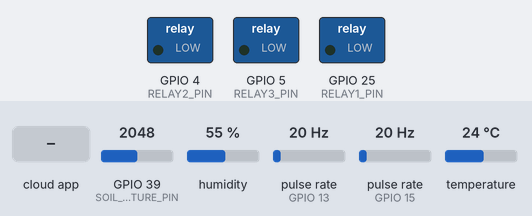
This sketch was run on a simulated ESP32. On the bench: switched loads named in the sketch (green lamp = pin HIGH). Wiring (inferred from the names in the program): 2 × pulse sensor: data GPIO 13 / data GPIO 15. The test bench sets the inputs (shaded band); at power-on: GPIO 39 (SOIL_MOISTURE_PIN) = 2048, humidity 55 %, pulse rate (sensors on GPIO 13, GPIO 15) 20 Hz, temperature 24 °C. WiFi joins after 1.5 s; servers stay silent unless stated; the Firebase database answers and starts empty; what the sketch prints to the serial monitor is not drawn.

Above: at 2.7 s.
2.8 s: the phone or cloud app sets RelayState1 to 1
At 4.2 s:
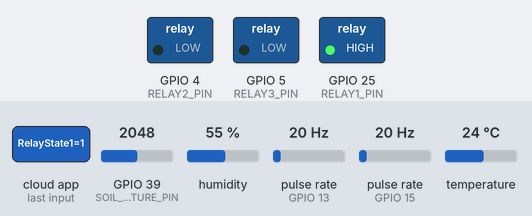
4.5 s: the phone or cloud app sets RelayState2 to 1
At 6.9 s:
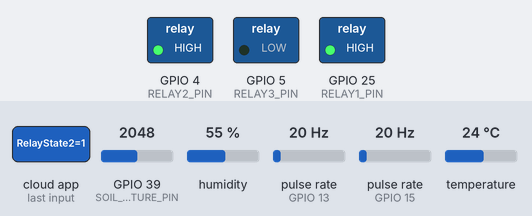
7.6 s: the phone or cloud app sets RelayState3 to 1
At 9.5 s:
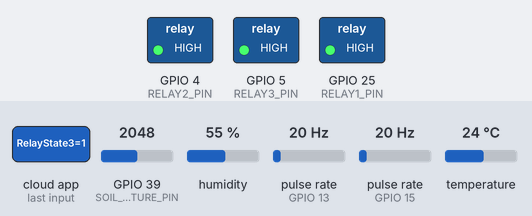
10.6 s: the phone or cloud app sets RelayState1 to 0
At 12.3 s:
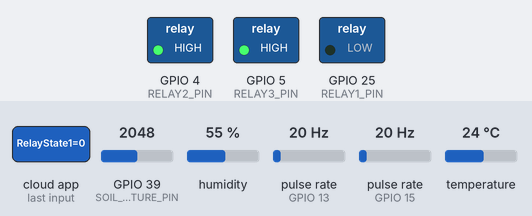
13.2 s: the phone or cloud app sets RelayState2 to 0
At 16.0 s:
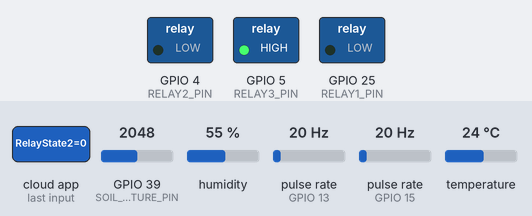
16.3 s: the phone or cloud app sets RelayState1 to 1
At 18.5 s:
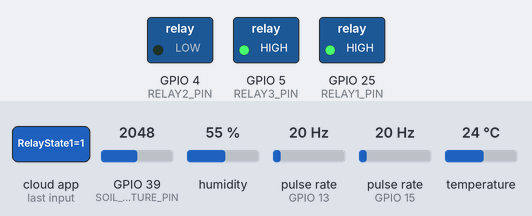
Timing chart, 0 to 20.0 s (numbered marks = the images above; inputs shaded):
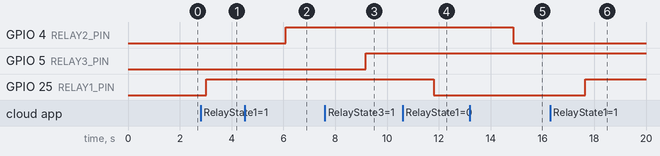

The sketch:

smartfarm.ino
```cpp
#include <Wire.h>
#include <WiFi.h>
#include <HTTPClient.h>
#include <ArduinoJson.h>
#include "DHT.h"
#include "FirebaseESP32.h"
#include "SimpleKalmanFilter.h"
#include <HCSR04.h>

// -----------------------
// CHUỖI HẰNG & PROGMEM
// -----------------------
const char wifiSSID[]        PROGMEM = "--";
const char wifiPassword[]    PROGMEM = "--";
const char firebaseHostStr[] PROGMEM = "--";
const char firebaseAuthStr[] PROGMEM = "--";
const char Web_App_URL[]     PROGMEM = "--";  // Thay YOUR_SCRIPT_ID bằng ID của bạn

// Bộ đệm để copy chuỗi từ PROGMEM
char ssidBuffer[32];
char passwordBuffer[32];
char firebaseHostBuffer[128];
char firebaseAuthBuffer[64];
char webAppBuffer[128];

// -----------------------
// KHỞI TẠO CÁC CẢM BIẾN
// -----------------------

// Cảm biến DHT11
#define DHT11_PIN 26
#define DHTTYPE DHT11
DHT dht(DHT11_PIN, DHTTYPE);

// Cảm biến độ ẩm đất (analog)
#define SOIL_MOISTURE_PIN 39

// Các chân điều khiển relay
#define RELAY1_PIN 25
#define RELAY2_PIN 4
#define RELAY3_PIN 5

// Cảm biến khoảng cách SRF04
#define SRF04_TRIG_PIN 19
#define SRF04_ECHO_PIN 18
HCSR04 ultrasonicSensor(SRF04_TRIG_PIN, SRF04_ECHO_PIN, 0, 400);
SimpleKalmanFilter srf04Filter(2, 2, 0.1);

// Cảm biến gió
#define WIND_SENSOR_PIN 15
#define PI 3.14
volatile int windCountPulse = 0;
uint32_t windMillis = 0, windCalcTime = 0;
float D_Anemometer = 0.205;          // Đường kính 205mm
float C_Anemometer = PI * 0.205;
float windSpeed = 0, windSpeedMax = 0;
volatile bool windTrig = false;

// Cảm biến mưa
#define RAIN_SENSOR_PIN 13
#define RAIN_AMOUNT_PER_PULSE 6     // ml mỗi xung
#define RAIN_FUNNEL_AREA 9498       // mm²
#define RAIN_SAMPLE_TIME 1          // phút
volatile int rainCountPulse = 0;
float onePulseValue = ((1000000.0 / RAIN_FUNNEL_AREA) * RAIN_AMOUNT_PER_PULSE) / 1000.0;
uint32_t rainMillis = 0, rainCalcTime = 0;
float rainValue = 0, rainValueMax = 0;
volatile bool rainTrig = false;

// Các biến cho cảm biến khoảng cách
int srf04Distance = 0, waterLevel = 0;
bool sensorOutOfRange = false, waterWarning = false;
const int installHeight = 100;      // chiều cao lắp đặt sensor (cm)
const int warningThreshold = 20;    // ngưỡng cảnh báo (cm)
int tempInstallHeight = 0, tempWarningThreshold = 0;

// -----------------------
// CẤU HÌNH FIREBASE
// -----------------------
FirebaseData fbdo;
FirebaseAuth auth;
FirebaseConfig config;

// Thời gian cập nhật Firebase (500ms)
unsigned long lastFirebaseUpdate = 0;
const unsigned long firebaseUpdateInterval = 500;  // ms

// Thời gian gửi dữ liệu lên Google Sheet (mỗi 5 phút)
unsigned long lastSheetUpdate = 0;
const unsigned long googleSheetUpdateInterval = 60000;  // 300,000 ms = 5 phút

// -----------------------
// BIẾN TÍNH TRUNG BÌNH (ACCUMULATOR)
// -----------------------
float tempSum = 0, humiSum = 0, soilSum = 0, windSum = 0, rainSum = 0;
unsigned long sampleCount = 0;

// -----------------------
// BIẾN DỮ LIỆU HIỆN TẠI
// -----------------------
float temperature = 0, humidity = 0;
int soilMoisturePercent = 0;

// -----------------------
// NGẮN NGỮ CHO ISR
// -----------------------
void IRAM_ATTR onWindSensorInterrupt() {
  windTrig = true;
}

void IRAM_ATTR onRainSensorInterrupt() {
  rainTrig = true;
}

// -----------------------
// KHỞI TẠO CẢM BIẾN Gió & Mưa
// -----------------------
void initWindSensor() {
  pinMode(WIND_SENSOR_PIN, INPUT_PULLUP);
  attachInterrupt(digitalPinToInterrupt(WIND_SENSOR_PIN), onWindSensorInterrupt, FALLING);
  // Tính chu vi vòng tròn của anemometer
  C_Anemometer = PI * D_Anemometer;
}

void initRainSensor() {
  pinMode(RAIN_SENSOR_PIN, INPUT_PULLUP);
  attachInterrupt(digitalPinToInterrupt(RAIN_SENSOR_PIN), onRainSensorInterrupt, FALLING);
}

// -----------------------
// GỬI DỮ LIỆU LÊN GOOGLE SPREADSHEET (TRUNG BÌNH)
// -----------------------
void sendDataToGoogleSheet(float avgTemp, float avgHumi, float avgSoil, float avgWind, float avgRain) {
  String url = String(webAppBuffer) + "?sts=write";
  url += "&temp=" + String(avgTemp);
  url += "&humi=" + String(avgHumi);
  url += "&soil=" + String(avgSoil);
  url += "&wind=" + String(avgWind);
  url += "&rain=" + String(avgRain);

  Serial.println();
  Serial.println("-------------");
  Serial.println("Gửi dữ liệu trung bình lên Google Spreadsheet...");
  Serial.print("URL: ");
  Serial.println(url);

  HTTPClient http;
  http.begin(url.c_str());
  http.setFollowRedirects(HTTPC_STRICT_FOLLOW_REDIRECTS);

  int httpCode = http.GET();
  Serial.print("HTTP Status Code: ");
  Serial.println(httpCode);

  if (httpCode > 0) {
    String payload = http.getString();
    Serial.println("Payload: " + payload);
  }

  http.end();
}

// -----------------------
// GỬI DỮ LIỆU MƯA LÊN FIREBASE
// -----------------------
void updateRainOnFirebase(float rValue) {
  Firebase.setFloat(fbdo, "/DuLieuCamBien/Rain", rValue);
}

// -----------------------
// TASK: XỬ LÝ CẢM BIẾN Gió (FreeRTOS Task)
// -----------------------
void TaskWindSensor(void *pvParameters) {
  for (;;) {
    if (windTrig) {
      windTrig = false;
      windCountPulse++;
    }

    if (millis() - windMillis > 1000) {
      windCalcTime++;
      windMillis = millis();
    }

    if (windCalcTime >= 5) {
      // Tính vận tốc gió: khoảng cách di chuyển của gió trên 5 giây
      windSpeed = (windCountPulse * C_Anemometer) / 5.0;
      windCountPulse = 0;
      windCalcTime = 0;

      if (windSpeed > windSpeedMax)
        windSpeedMax = windSpeed;
    }

    vTaskDelay(pdMS_TO_TICKS(100));
  }
}

// -----------------------
// TASK: XỬ LÝ CẢM BIẾN Mưa (FreeRTOS Task)
// -----------------------
void TaskRainSensor(void *pvParameters) {
  for (;;) {
    if (rainTrig) {
      // Giảm nhiễu bằng delay ngắn
      vTaskDelay(pdMS_TO_TICKS(150));
      rainTrig = false;
      rainCountPulse++;
    }

    if (millis() - rainMillis > 1000) {
      rainCalcTime++;
      rainMillis = millis();
    }

    if (rainCalcTime >= RAIN_SAMPLE_TIME * 60) {
      // Tính giá trị mưa theo đơn vị ml/giờ
      rainValue = (rainCountPulse * onePulseValue) * (3600.0 / (RAIN_SAMPLE_TIME * 60));
      rainCountPulse = 0;
      rainCalcTime = 0;

      if (rainValue > rainValueMax)
        rainValueMax = rainValue;

      updateRainOnFirebase(rainValue);
    }

    vTaskDelay(pdMS_TO_TICKS(100));
  }
}

// -----------------------
// TASK: XỬ LÝ CẢM BIẾN SRF04 (Khoảng cách & Mức nước)
// -----------------------
void TaskSRF04Sensor(void *pvParameters) {
  for (;;) {
    int d = ultrasonicSensor.getMedianFilterDistance();
    d = srf04Filter.updateEstimate(d);
    if (d > 0 && d < 400) {
      sensorOutOfRange = false;
      srf04Distance = d;
      // Tính mức nước: chiều cao lắp đặt trừ khoảng cách đo được
      waterLevel = ((tempInstallHeight > 0) ? tempInstallHeight : installHeight) - srf04Distance;
      if (waterLevel < 0)
        waterLevel = 0;
      waterWarning = (waterLevel >= ((tempWarningThreshold > 0) ? tempWarningThreshold : warningThreshold));
    } else {
      sensorOutOfRange = true;
      waterWarning = true;
      waterLevel = installHeight;
    }

    vTaskDelay(pdMS_TO_TICKS(200));
  }
}

// -----------------------
// SETUP: KHỞI TẠO, KẾT NỐI WIFI, FIREBASE & CÁC CẢM BIẾN
// -----------------------
void setup() {
  Serial.begin(115200);

  // Copy chuỗi từ PROGMEM sang bộ đệm
  strcpy_P(ssidBuffer, wifiSSID);
  strcpy_P(passwordBuffer, wifiPassword);
  strcpy_P(firebaseHostBuffer, firebaseHostStr);
  strcpy_P(firebaseAuthBuffer, firebaseAuthStr);
  strcpy_P(webAppBuffer, Web_App_URL);

  // Kết nối WiFi
  WiFi.begin(ssidBuffer, passwordBuffer);
  while (WiFi.status() != WL_CONNECTED) {
    delay(500);
  }
  Serial.println("WiFi connected!");

  // Cấu hình Firebase
  config.host = firebaseHostBuffer;
  config.signer.tokens.legacy_token = firebaseAuthBuffer;
  Firebase.begin(&config, &auth);
  Firebase.reconnectWiFi(true);

  // Khởi tạo cảm biến DHT11 và cảm biến đất
  dht.begin();
  pinMode(SOIL_MOISTURE_PIN, INPUT);

  // Cấu hình chân Relay
  pinMode(RELAY1_PIN, OUTPUT);
  pinMode(RELAY2_PIN, OUTPUT);
  pinMode(RELAY3_PIN, OUTPUT);

  // Khởi tạo cảm biến khoảng cách SRF04
  ultrasonicSensor.begin();

  // Khởi tạo cảm biến gió và mưa
  initWindSensor();
  initRainSensor();

  // Tạo các task xử lý cảm biến sử dụng FreeRTOS
  xTaskCreatePinnedToCore(TaskSRF04Sensor, "SRF04", 4096, NULL, 10, NULL, 1);
  xTaskCreatePinnedToCore(TaskWindSensor, "Wind", 4096, NULL, 10, NULL, 1);
  xTaskCreate(TaskRainSensor, "Rain", 4096, NULL, 1, NULL);
}

// -----------------------
// LOOP: CẬP NHẬT DỮ LIỆU, TÍNH TRUNG BÌNH & ĐIỀU KHIỂN RELAY
// -----------------------
void loop() {
  // Cập nhật dữ liệu lên Firebase sau mỗi khoảng thời gian định sẵn (500 ms)
  if (millis() - lastFirebaseUpdate > firebaseUpdateInterval) {
    lastFirebaseUpdate = millis();

    // Đọc nhiệt độ và độ ẩm từ DHT11
    temperature = dht.readTemperature();
    humidity = dht.readHumidity();

    // Đọc giá trị analog từ cảm biến độ ẩm đất và chuyển sang phần trăm
    int soilValue = analogRead(SOIL_MOISTURE_PIN);
    soilMoisturePercent = map(soilValue, 0, 4095, 0, 100);

    // Cập nhật dữ liệu lên Firebase
    Firebase.setFloat(fbdo, "/DuLieuCamBien/NhietDo", temperature);
    Firebase.setFloat(fbdo, "/DuLieuCamBien/DoAm", humidity);
    Firebase.setInt(fbdo, "/DuLieuCamBien/DoAmDat", soilMoisturePercent);
    Firebase.setInt(fbdo, "/SRF04/KhoangCachHienTai", srf04Distance);
    Firebase.setInt(fbdo, "/SRF04/MucNuoc", waterLevel);
    Firebase.setBool(fbdo, "/SRF04/OutOfRange", sensorOutOfRange);
    Firebase.setBool(fbdo, "/SRF04/WaterWarning", waterWarning);
    Firebase.setFloat(fbdo, "/DuLieuCamBien/WindSpeed", windSpeed);
    Firebase.setFloat(fbdo, "/DuLieuCamBien/Rain", rainValue);

    // Tích lũy dữ liệu để tính trung bình cho 5 phút
    tempSum += temperature;
    humiSum += humidity;
    soilSum += soilMoisturePercent;
    windSum += windSpeed;
    rainSum += rainValue;
    sampleCount++;
  }

  // Sau 5 phút, tính giá trị trung bình và gửi lên Google Sheet
  if (millis() - lastSheetUpdate > googleSheetUpdateInterval) {
    lastSheetUpdate = millis();

    // Nếu có mẫu dữ liệu được tích lũy, tính trung bình
    if(sampleCount > 0) {
      float avgTemp  = tempSum / sampleCount;
      float avgHumi  = humiSum / sampleCount;
      float avgSoil  = soilSum / sampleCount;
      float avgWind  = windSum / sampleCount;
      float avgRain  = rainSum / sampleCount;

      // Gửi dữ liệu trung bình lên Google Sheet
      sendDataToGoogleSheet(avgTemp, avgHumi, avgSoil, avgWind, avgRain);

      // Reset biến tích lũy và đếm mẫu
      tempSum = humiSum = soilSum = windSum = rainSum = 0;
      sampleCount = 0;
    }
  }

  // Điều khiển relay theo trạng thái được lấy từ Firebase
  if (Firebase.getInt(fbdo, "/RELAY/RelayState1")) {
    digitalWrite(RELAY1_PIN, fbdo.to<int>());
  }
  if (Firebase.getInt(fbdo, "/RELAY/RelayState2")) {
    digitalWrite(RELAY2_PIN, fbdo.to<int>());
  }
  if (Firebase.getInt(fbdo, "/RELAY/RelayState3")) {
    digitalWrite(RELAY3_PIN, fbdo.to<int>());
  }

  // Delay để giảm tải vòng lặp chính
  vTaskDelay(pdMS_TO_TICKS(1000));
  delay(100);
}
```

Measured:
- after the input at 2.8 s, GPIO 25 (RELAY1_PIN): LOW → HIGH after 0.23 s
- after the input at 4.5 s, GPIO 4 (RELAY2_PIN): LOW → HIGH after 1.6 s
- after the input at 7.6 s, GPIO 5 (RELAY3_PIN): LOW → HIGH after 1.6 s
- after the input at 10.6 s, GPIO 25 (RELAY1_PIN): HIGH → LOW after 1.2 s
- after the input at 13.2 s, GPIO 4 (RELAY2_PIN): HIGH → LOW after 1.7 s
- after the input at 16.3 s, GPIO 25 (RELAY1_PIN): LOW → HIGH after 1.3 s
